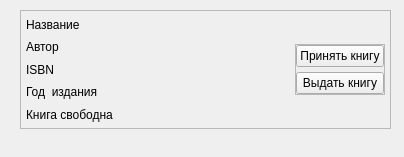
<?xml version="1.0" encoding="UTF-8"?>
<ui version="4.0">
 <class>Form</class>
 <widget class="QWidget" name="Form">
  <property name="geometry">
   <rect>
    <x>0</x>
    <y>0</y>
    <width>404</width>
    <height>157</height>
   </rect>
  </property>
  <property name="windowTitle">
   <string>Form</string>
  </property>
  <widget class="QFrame" name="frame_12">
   <property name="geometry">
    <rect>
     <x>20</x>
     <y>10</y>
     <width>371</width>
     <height>119</height>
    </rect>
   </property>
   <property name="sizePolicy">
    <sizepolicy hsizetype="Expanding" vsizetype="Preferred">
     <horstretch>0</horstretch>
     <verstretch>0</verstretch>
    </sizepolicy>
   </property>
   <property name="frameShape">
    <enum>QFrame::StyledPanel</enum>
   </property>
   <property name="frameShadow">
    <enum>QFrame::Raised</enum>
   </property>
   <layout class="QGridLayout" name="gridLayout_4">
    <property name="leftMargin">
     <number>5</number>
    </property>
    <property name="topMargin">
     <number>5</number>
    </property>
    <property name="rightMargin">
     <number>5</number>
    </property>
    <property name="bottomMargin">
     <number>5</number>
    </property>
    <property name="spacing">
     <number>5</number>
    </property>
    <item row="0" column="0">
     <widget class="QLabel" name="label_22">
      <property name="sizePolicy">
       <sizepolicy hsizetype="Expanding" vsizetype="Preferred">
        <horstretch>0</horstretch>
        <verstretch>0</verstretch>
       </sizepolicy>
      </property>
      <property name="text">
       <string>Название</string>
      </property>
     </widget>
    </item>
    <item row="3" column="0">
     <widget class="QLabel" name="label_23">
      <property name="text">
       <string>Год  издания</string>
      </property>
     </widget>
    </item>
    <item row="2" column="0">
     <widget class="QLabel" name="label_25">
      <property name="text">
       <string>ISBN</string>
      </property>
     </widget>
    </item>
    <item row="1" column="0">
     <widget class="QLabel" name="label_24">
      <property name="text">
       <string>Автор</string>
      </property>
     </widget>
    </item>
    <item row="4" column="0">
     <widget class="QLabel" name="label_6">
      <property name="text">
       <string>Книга свободна</string>
      </property>
     </widget>
    </item>
    <item row="0" column="1" rowspan="5" alignment="Qt::AlignVCenter">
     <widget class="QFrame" name="frame_14">
      <property name="minimumSize">
       <size>
        <width>0</width>
        <height>0</height>
       </size>
      </property>
      <property name="frameShape">
       <enum>QFrame::StyledPanel</enum>
      </property>
      <property name="frameShadow">
       <enum>QFrame::Raised</enum>
      </property>
      <layout class="QVBoxLayout" name="verticalLayout_16">
       <property name="spacing">
        <number>5</number>
       </property>
       <property name="leftMargin">
        <number>0</number>
       </property>
       <property name="topMargin">
        <number>0</number>
       </property>
       <property name="rightMargin">
        <number>0</number>
       </property>
       <property name="bottomMargin">
        <number>0</number>
       </property>
       <item>
        <widget class="QPushButton" name="pushButton_2">
         <property name="text">
          <string>Принять книгу</string>
         </property>
        </widget>
       </item>
       <item>
        <widget class="QPushButton" name="pushButton">
         <property name="text">
          <string>Выдать книгу</string>
         </property>
        </widget>
       </item>
      </layout>
     </widget>
    </item>
   </layout>
  </widget>
 </widget>
 <resources/>
 <connections/>
</ui>
